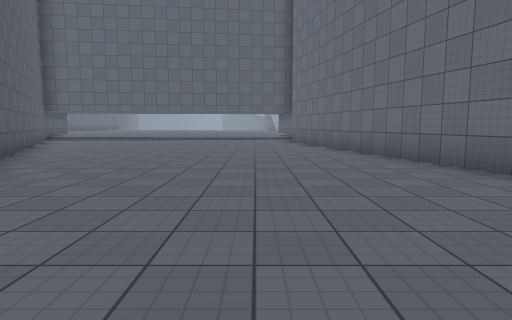
View 1 (above)

18 first-person views from a walk through a 3-D level made in the Unity game engine. The camera is 1.3 m above the floor, tilts 6° down and sees 75° across. The floor is counted in squares, 2 m on a side. Each view is taken from the middle of a square. On the plan, view 1 faces up. The plan holds only what a view shows up to about 10 squares ahead; the rest is blank. The place goes on beyond the plan. Some animated figures are not drawn. Surface patterns are stand-ins for the level's own textures.

View 2
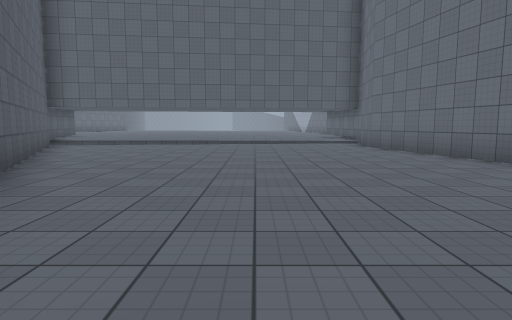

View 3
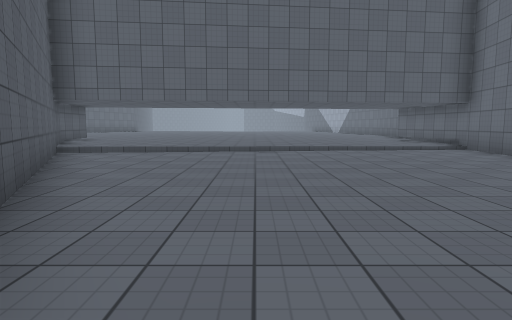

View 4
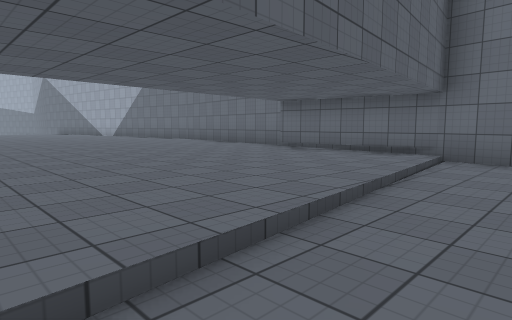

View 5
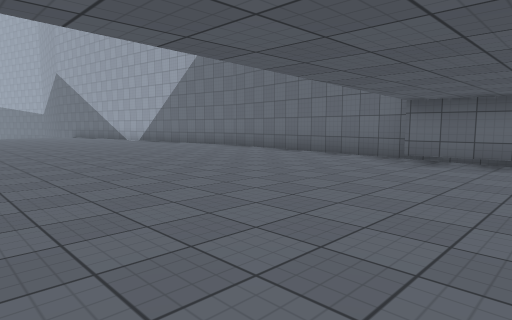

View 6
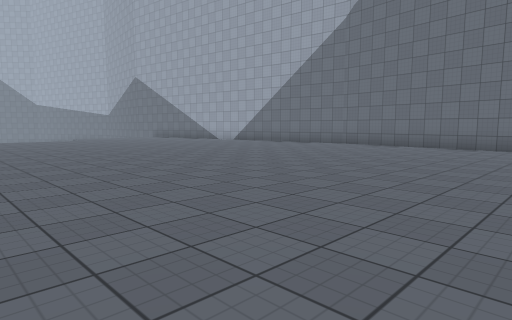

View 7
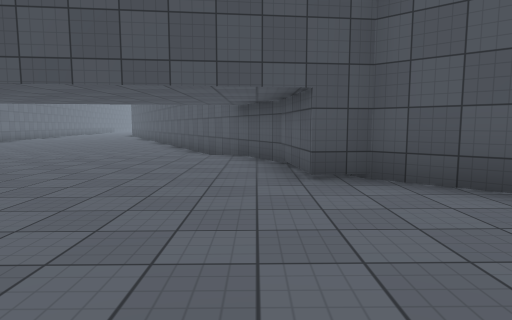

View 8
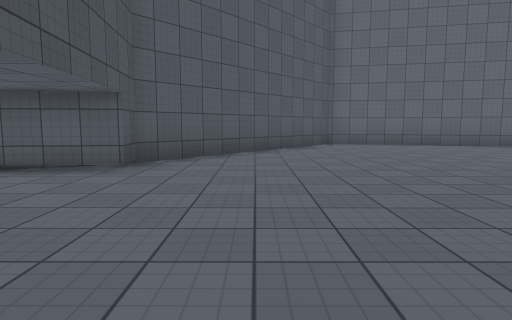

View 9
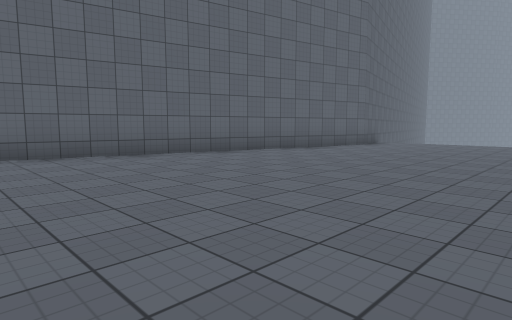

View 10
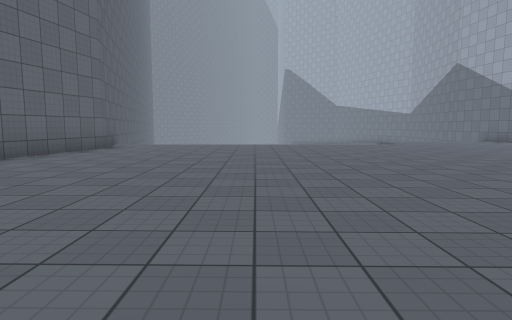

View 11
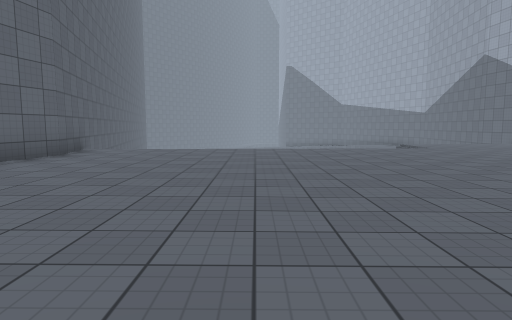

View 12
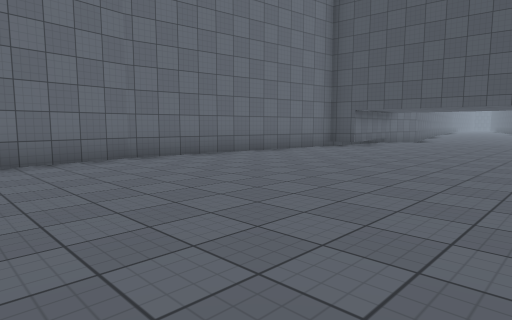

View 13
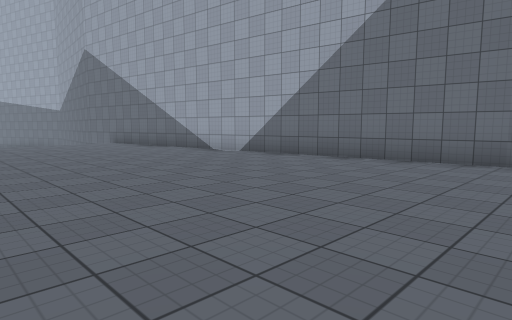

View 14
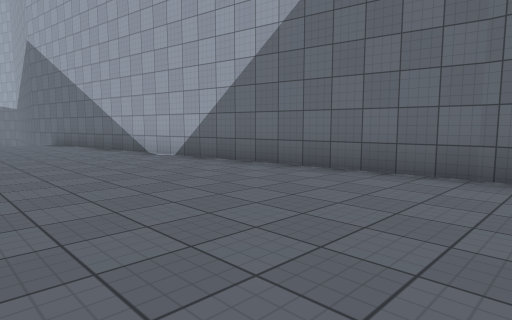

View 15
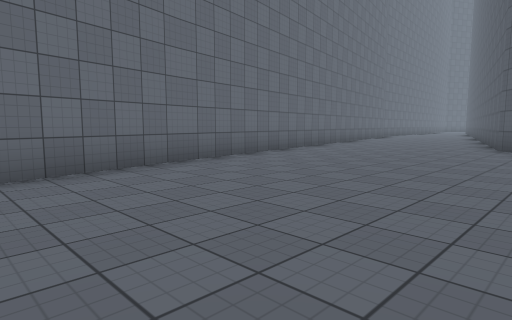

View 16
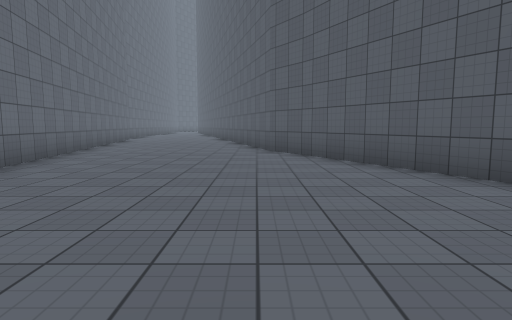

View 17
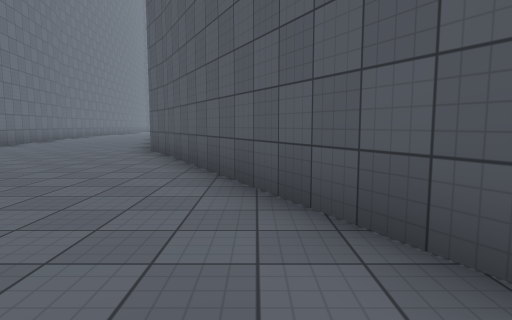

View 18
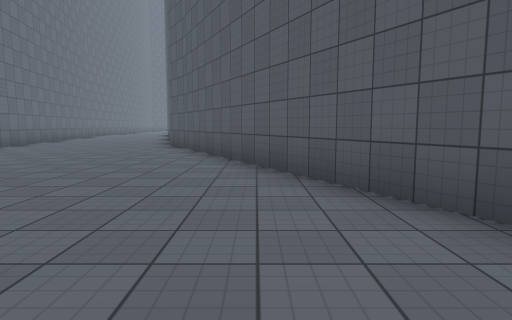

### Floor plan
Key: @ floor where view 1 was taken; # wall or solid block; . main floor; - floor 0.25 m lower than the main floor; / step, stairs or slope.
Columns run from 15 left of view 1 to 5 right of it. Each row starts with its distance up from view 1.
 34             .....#
 33  #/////..........#
 32  #...............#
 31  #...............#
 30  #...............##
 29  #................#
 28  #................#
 27  #................#
 26 ##................#
 25 #.................#
 24 #.................#
 23 #.................#
 22 #.................#
 21 #.................#
 20 ##................#
 19  ##..............##
 18   ##.............#
 17    ###...........#
 16      #...........#
 15      #........../#
 14      ##/////-----#
 13       #----------#
 12       ##---------#
 11        #---------#
 10        ##--------##
  9         #---------#
  8         ##--------#
  7          #--------#
  6          ##-------#
  5           ##------##
  4            #-------#
  3            ##------#
  2             #------#
  1             ##-----#
  0              #-@---##
 -1              ##-----#
 -2               #-----#
 -3               ##----#
 -4                #----#

Where each view was taken, in squares from view 1:
view 1: 0 up, 0 right, facing up
view 2: 3 up, 2 left, facing up
view 3: 6 up, 4 left, facing up
view 4: 13 up, 5 left, facing up-right
view 5: 16 up, 5 left, facing up-right
view 6: 18 up, 9 left, facing up-right
view 7: 21 up, 9 left, facing down
view 8: 19 up, 5 left, facing left
view 9: 21 up, 8 left, facing up-left
view 10: 22 up, 9 left, facing up
view 11: 24 up, 9 left, facing up
view 12: 28 up, 4 left, facing down-right
view 13: 24 up, 4 left, facing up-right
view 14: 24 up, 2 left, facing up-right
view 15: 8 up, 2 left, facing down-right
view 16: 6 up, 0 right, facing down
view 17: 6 up, 3 left, facing down
view 18: 8 up, 3 left, facing down
